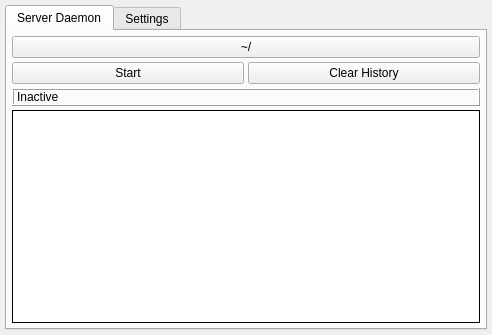
<?xml version="1.0" encoding="UTF-8"?>
<ui version="4.0">
 <class>MainWindow</class>
 <widget class="QMainWindow" name="MainWindow">
  <property name="geometry">
   <rect>
    <x>0</x>
    <y>0</y>
    <width>492</width>
    <height>335</height>
   </rect>
  </property>
  <property name="sizePolicy">
   <sizepolicy hsizetype="Fixed" vsizetype="Fixed">
    <horstretch>0</horstretch>
    <verstretch>0</verstretch>
   </sizepolicy>
  </property>
  <property name="baseSize">
   <size>
    <width>0</width>
    <height>0</height>
   </size>
  </property>
  <property name="windowTitle">
   <string>Python Http Server Frontend</string>
  </property>
  <widget class="QWidget" name="centralWidget">
   <layout class="QHBoxLayout" name="horizontalLayout_2">
    <property name="spacing">
     <number>4</number>
    </property>
    <property name="leftMargin">
     <number>5</number>
    </property>
    <property name="topMargin">
     <number>5</number>
    </property>
    <property name="rightMargin">
     <number>5</number>
    </property>
    <property name="bottomMargin">
     <number>5</number>
    </property>
    <item>
     <widget class="QTabWidget" name="tabWidget">
      <property name="currentIndex">
       <number>0</number>
      </property>
      <widget class="QWidget" name="tab_server">
       <attribute name="title">
        <string>Server Daemon</string>
       </attribute>
       <layout class="QGridLayout" name="gridLayout" columnstretch="0,0">
        <property name="sizeConstraint">
         <enum>QLayout::SetDefaultConstraint</enum>
        </property>
        <property name="leftMargin">
         <number>5</number>
        </property>
        <property name="topMargin">
         <number>5</number>
        </property>
        <property name="rightMargin">
         <number>5</number>
        </property>
        <property name="bottomMargin">
         <number>5</number>
        </property>
        <property name="spacing">
         <number>4</number>
        </property>
        <item row="0" column="0" colspan="2">
         <widget class="QPushButton" name="pushButton_folder">
          <property name="enabled">
           <bool>true</bool>
          </property>
          <property name="text">
           <string>~/</string>
          </property>
         </widget>
        </item>
        <item row="2" column="0">
         <widget class="QPushButton" name="pushButton_start">
          <property name="text">
           <string>Start</string>
          </property>
         </widget>
        </item>
        <item row="2" column="1">
         <widget class="QPushButton" name="pushButton_clear">
          <property name="enabled">
           <bool>true</bool>
          </property>
          <property name="text">
           <string>Clear History</string>
          </property>
         </widget>
        </item>
        <item row="4" column="0" colspan="2">
         <widget class="QTextBrowser" name="textBrowser_history">
          <property name="frameShape">
           <enum>QFrame::Box</enum>
          </property>
          <property name="frameShadow">
           <enum>QFrame::Plain</enum>
          </property>
          <property name="lineWidth">
           <number>1</number>
          </property>
         </widget>
        </item>
        <item row="3" column="0" colspan="2">
         <widget class="QLabel" name="label_state">
          <property name="frameShape">
           <enum>QFrame::Box</enum>
          </property>
          <property name="frameShadow">
           <enum>QFrame::Raised</enum>
          </property>
          <property name="text">
           <string>Inactive</string>
          </property>
         </widget>
        </item>
       </layout>
      </widget>
      <widget class="QWidget" name="tab_settings">
       <attribute name="title">
        <string>Settings</string>
       </attribute>
       <layout class="QFormLayout" name="formLayout">
        <item row="0" column="0">
         <widget class="QLabel" name="label_1">
          <property name="text">
           <string>Http Server Port</string>
          </property>
         </widget>
        </item>
        <item row="0" column="1">
         <widget class="QLineEdit" name="lineEdit_port">
          <property name="text">
           <string>8000</string>
          </property>
         </widget>
        </item>
       </layout>
      </widget>
     </widget>
    </item>
   </layout>
  </widget>
 </widget>
 <layoutdefault spacing="6" margin="11"/>
 <resources/>
 <connections/>
</ui>
